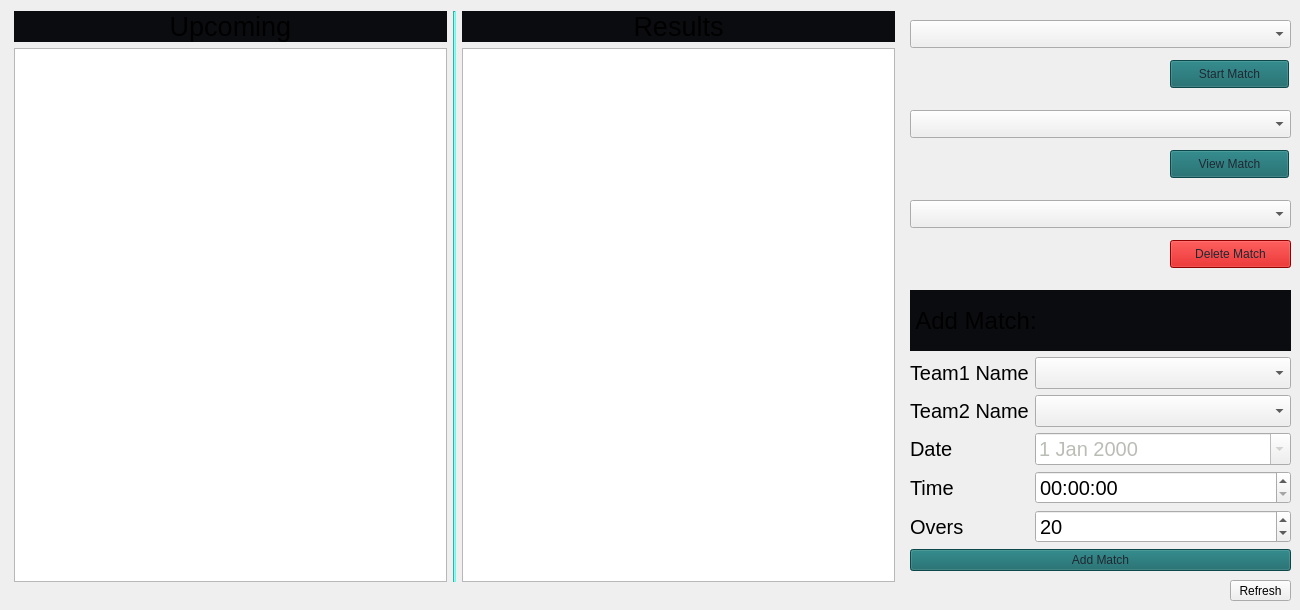
    <widget class="QWidget" name="matchesTab">
     <attribute name="title">
      <string>Matches</string>
     </attribute>
     <widget class="QWidget" name="layoutWidget">
      <property name="geometry">
       <rect>
        <x>14</x>
        <y>11</y>
        <width>881</width>
        <height>571</height>
       </rect>
      </property>
      <layout class="QHBoxLayout" name="horizontalLayout">
       <item>
        <layout class="QVBoxLayout" name="verticalLayout_7">
         <item>
          <widget class="QLabel" name="upcomingLabel">
           <property name="font">
            <font>
             <pointsize>20</pointsize>
            </font>
           </property>
           <property name="styleSheet">
            <string notr="true">background-color: rgb(11, 12, 16);</string>
           </property>
           <property name="text">
            <string>Upcoming</string>
           </property>
           <property name="alignment">
            <set>Qt::AlignCenter</set>
           </property>
          </widget>
         </item>
         <item>
          <widget class="QTableWidget" name="upcomingMatchTables">
           <attribute name="horizontalHeaderShowSortIndicator" stdset="0">
            <bool>false</bool>
           </attribute>
           <attribute name="horizontalHeaderStretchLastSection">
            <bool>false</bool>
           </attribute>
          </widget>
         </item>
        </layout>
       </item>
       <item>
        <widget class="Line" name="line_7">
         <property name="styleSheet">
          <string notr="true">color: rgb(102, 252, 241);
background-color: rgb(102, 252, 241);</string>
         </property>
         <property name="orientation">
          <enum>Qt::Vertical</enum>
         </property>
        </widget>
       </item>
       <item>
        <layout class="QVBoxLayout" name="verticalLayout_6">
         <item>
          <widget class="QLabel" name="resultsLabel">
           <property name="font">
            <font>
             <pointsize>20</pointsize>
            </font>
           </property>
           <property name="styleSheet">
            <string notr="true">background-color: rgb(11, 12, 16);</string>
           </property>
           <property name="text">
            <string>Results</string>
           </property>
           <property name="alignment">
            <set>Qt::AlignCenter</set>
           </property>
          </widget>
         </item>
         <item>
          <widget class="QTableWidget" name="resultsTable">
           <property name="columnCount">
            <number>0</number>
           </property>
          </widget>
         </item>
        </layout>
       </item>
      </layout>
     </widget>
     <widget class="QPushButton" name="startMatchButton">
      <property name="geometry">
       <rect>
        <x>1170</x>
        <y>60</y>
        <width>119</width>
        <height>28</height>
       </rect>
      </property>
      <property name="styleSheet">
       <string notr="true">background-color: rgb(17, 100, 102);
color: rgb(31, 40, 51);</string>
      </property>
      <property name="text">
       <string>Start Match</string>
      </property>
     </widget>
     <widget class="QComboBox" name="upcomingMatchComboBox">
      <property name="geometry">
       <rect>
        <x>910</x>
        <y>20</y>
        <width>381</width>
        <height>28</height>
       </rect>
      </property>
      <property name="currentText">
       <string/>
      </property>
     </widget>
     <widget class="QComboBox" name="completedMatchComboBox">
      <property name="geometry">
       <rect>
        <x>910</x>
        <y>110</y>
        <width>381</width>
        <height>28</height>
       </rect>
      </property>
      <property name="currentText">
       <string/>
      </property>
     </widget>
     <widget class="QPushButton" name="veiwMatchButton">
      <property name="geometry">
       <rect>
        <x>1170</x>
        <y>150</y>
        <width>119</width>
        <height>28</height>
       </rect>
      </property>
      <property name="styleSheet">
       <string notr="true">background-color: rgb(17, 100, 102); color: rgb(31, 40, 51);</string>
      </property>
      <property name="text">
       <string>View Match</string>
      </property>
     </widget>
     <widget class="QWidget" name="layoutWidget">
      <property name="geometry">
       <rect>
        <x>910</x>
        <y>290</y>
        <width>381</width>
        <height>281</height>
       </rect>
      </property>
      <layout class="QVBoxLayout" name="verticalLayout" stretch="0,0,0">
       <item>
        <widget class="QLabel" name="addMatchabel">
         <property name="font">
          <font>
           <pointsize>18</pointsize>
          </font>
         </property>
         <property name="styleSheet">
          <string notr="true">background-color: rgb(11, 12, 16);</string>
         </property>
         <property name="text">
          <string> Add Match:</string>
         </property>
        </widget>
       </item>
       <item>
        <layout class="QFormLayout" name="addMatchForm">
         <item row="0" column="0">
          <widget class="QLabel" name="team1NameLabel">
           <property name="font">
            <font>
             <pointsize>15</pointsize>
            </font>
           </property>
           <property name="text">
            <string>Team1 Name</string>
           </property>
          </widget>
         </item>
         <item row="0" column="1">
          <widget class="QComboBox" name="team1ComboBox">
           <property name="font">
            <font>
             <pointsize>15</pointsize>
            </font>
           </property>
          </widget>
         </item>
         <item row="1" column="0">
          <widget class="QLabel" name="team2NameLabel">
           <property name="font">
            <font>
             <pointsize>15</pointsize>
            </font>
           </property>
           <property name="text">
            <string>Team2 Name</string>
           </property>
          </widget>
         </item>
         <item row="1" column="1">
          <widget class="QComboBox" name="team2ComboBox">
           <property name="font">
            <font>
             <pointsize>15</pointsize>
             <weight>50</weight>
             <bold>false</bold>
            </font>
           </property>
          </widget>
         </item>
         <item row="2" column="0">
          <widget class="QLabel" name="dateLabel">
           <property name="font">
            <font>
             <pointsize>15</pointsize>
            </font>
           </property>
           <property name="text">
            <string>Date</string>
           </property>
          </widget>
         </item>
         <item row="2" column="1">
          <widget class="QDateEdit" name="dateEdit">
           <property name="font">
            <font>
             <pointsize>15</pointsize>
            </font>
           </property>
           <property name="styleSheet">
            <string notr="true">color: rgb(186, 189, 182);</string>
           </property>
           <property name="calendarPopup">
            <bool>true</bool>
           </property>
          </widget>
         </item>
         <item row="3" column="0">
          <widget class="QLabel" name="timeLabel">
           <property name="font">
            <font>
             <pointsize>15</pointsize>
            </font>
           </property>
           <property name="text">
            <string>Time</string>
           </property>
          </widget>
         </item>
         <item row="3" column="1">
          <widget class="QTimeEdit" name="timeEdit">
           <property name="font">
            <font>
             <pointsize>15</pointsize>
            </font>
           </property>
          </widget>
         </item>
         <item row="4" column="0">
          <widget class="QLabel" name="oversLabel">
           <property name="font">
            <font>
             <pointsize>15</pointsize>
            </font>
           </property>
           <property name="text">
            <string>Overs</string>
           </property>
          </widget>
         </item>
         <item row="4" column="1">
          <widget class="QSpinBox" name="oversSpinBox">
           <property name="font">
            <font>
             <pointsize>15</pointsize>
            </font>
           </property>
           <property name="minimum">
            <number>10</number>
           </property>
           <property name="maximum">
            <number>50</number>
           </property>
           <property name="value">
            <number>20</number>
           </property>
          </widget>
         </item>
        </layout>
       </item>
       <item>
        <widget class="QPushButton" name="addMatchButton">
         <property name="styleSheet">
          <string notr="true">background-color: rgb(17, 100, 102); color: rgb(31, 40, 51);</string>
         </property>
         <property name="text">
          <string>Add Match</string>
         </property>
         <property name="autoDefault">
          <bool>false</bool>
         </property>
         <property name="default">
          <bool>false</bool>
         </property>
         <property name="flat">
          <bool>false</bool>
         </property>
        </widget>
       </item>
      </layout>
     </widget>
     <widget class="QComboBox" name="upcomingMatchComboBox2">
      <property name="geometry">
       <rect>
        <x>910</x>
        <y>200</y>
        <width>381</width>
        <height>28</height>
       </rect>
      </property>
     </widget>
     <widget class="QPushButton" name="deleteMatchButton">
      <property name="geometry">
       <rect>
        <x>1170</x>
        <y>240</y>
        <width>121</width>
        <height>28</height>
       </rect>
      </property>
      <property name="styleSheet">
       <string notr="true">background-color: rgb(204, 0, 0); color: rgb(31, 40, 51);</string>
      </property>
      <property name="text">
       <string>Delete Match</string>
      </property>
     </widget>
     <widget class="QPushButton" name="refreshButton1">
      <property name="geometry">
       <rect>
        <x>1230</x>
        <y>580</y>
        <width>61</width>
        <height>21</height>
       </rect>
      </property>
      <property name="styleSheet">
       <string notr="true"/>
      </property>
      <property name="text">
       <string>Refresh</string>
      </property>
     </widget>
    </widget>
